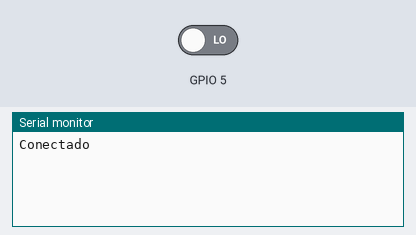
The sketch below on a simulated ESP32. Shown: the last lines printed to the serial monitor. The inputs (shaded band) are chosen by the test bench; at power-on: GPIO 5 LOW.

Above: at 5.0 s.
5.1 s: GPIO 5 driven HIGH
At 6.3 s:
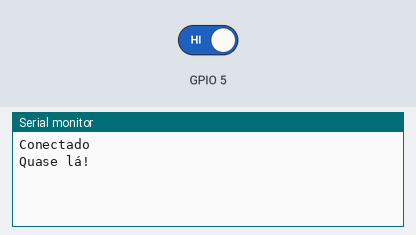
6.7 s: GPIO 5 driven LOW
At 7.31 s:
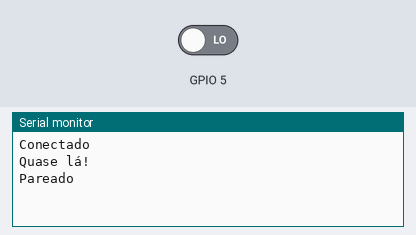

Measured:
- after the input at 5.1 s, the serial monitor: prints a new line after 0.10 s (image 1)
- after the input at 6.7 s, the serial monitor: prints a new line after 0.35 s (image 2)

The sketch:

RecebeDados.ino
```cpp
#include <Arduino.h>
#include "esp_timer.h"
#define BIT_TIME 10000

//Variáveis globais
volatile int caracbit = 0;
volatile int bites[8]={0,0,0,0,0,0,0,0};
volatile char caracter[1];
volatile int parear = 3;
volatile bool parear0 = false;
volatile bool parear1 = false;
volatile bool parear2 = false;

hw_timer_t *timer = NULL;

/*-----------------------Struct--------------------------*/

typedef struct node
{
  char dado[4096];
  short paro;
  struct node* next;

}Chunklist;

Chunklist* create() { return NULL; }
Chunklist* lista = create();

Chunklist* newnode ()
{
  Chunklist* no= (Chunklist*)malloc(sizeof(Chunklist));
  no->paro=0;
  no->next=NULL;

  return no;
}

Chunklist* addinfo (Chunklist* lista, volatile char* palavra)
{
  int i;
  if (lista == NULL)
  {
    lista = newnode();
    for (i=0; palavra[i]!='\0';i++)
      lista->dado[i]=palavra[i];
    lista->dado[i]=' ';
    lista->paro=i+1;
  }
  else
  {
    Chunklist* t = lista;
    while ((t->paro) == 4096)
    {
        if ( (t->next) != NULL)
          t=t->next;
        else
          break;
    }
    for (i=0; palavra[i]!='\0';i++)
    {
      if ((t->paro) < 4096)
      {
        t->dado[t->paro]=palavra[i];
        t->paro++;
      }
      else
      {
        t->next=newnode();
        t=t->next;
        t->dado[t->paro]=palavra[i];
        t->paro++;
      }
    }

    if ((t->paro) < 4096)
    {
      t->dado[t->paro]=' ';
      t->paro++;
    }
    else
    {
      t->next=newnode();
      t=t->next;
      t->dado[t->paro]=' ';
      t->paro++;
    }
  }

  return lista;
}

void destroylist (Chunklist* lista)
{
  Chunklist* t = lista;
  while (lista != NULL)
  {
    t=t->next;
    free(lista);
    lista=t;
  }
}

/*-------------------------------------------------------------*/

volatile char* convertchar(volatile int bits[8]) {
    char resultado = 0;

    for (int i = 7; i >= 0; i--) {
      resultado = resultado<<1;
      if (bits[i] == 1)
        resultado = resultado | bits[i];
    }

    caracter[0]= resultado;
    Serial.println (resultado);
    return caracter;
}

// O processador vem para cá toda vez que o timer "tocar"
void IRAM_ATTR onTimer() {

  if (!parear2)
  {
    timerAlarmWrite(timer, BIT_TIME, true);
    bool bite = GPIO.in & (1<<7);
    if (bite)
      bites[caracbit]=1;
    else
      bites[caracbit]=0;

    if (bite != parear%2)
      timerAlarmWrite(timer, BIT_TIME*1.25, true);

    parear++;
    caracbit++;
    if (caracbit > 7)
    {
      caracbit = 0;
      parear2=true;
      timerAlarmWrite(timer, BIT_TIME, true);
    }
  }
  else
  {
    bool bite = GPIO.in & (1<<7);

    if (bite)
      bites[caracbit]=1;
    else
      bites[caracbit]=0;

    caracbit++;
    if (caracbit > 7)
    {
      caracbit = 0;
      lista=addinfo(lista,convertchar(bites));
    }
  }
}

/*-------------------------------------------------------*/

void IRAM_ATTR detectouLaser() {parear0=true;}
void IRAM_ATTR detectouLaser2() {parear1=true;}

/*-------------------------------------------------------*/

void setup() {
  Serial.begin(115200);
  delay(2000);
  while(!Serial) {;}
  Serial.println ("Conectado");
  pinMode(D4, INPUT);
  delay(2000);

  caracbit=0;
  attachInterrupt(digitalPinToInterrupt(D4), detectouLaser, RISING);

  while(!parear0) {;}

  Serial.println ("Quase lá!");
  delay(250);

  attachInterrupt(digitalPinToInterrupt(D4), detectouLaser2, FALLING);

  while(!parear1){;}

  Serial.println ("Pareado");
  xTaskCreatePinnedToCore(configureTimer, "ConfigTimer", 2000, NULL, 1, NULL, 1); //task associada ao core 1
}

void configureTimer(void * pvParameters) {
    timer = timerBegin(0, 80, true);
    timerAttachInterrupt(timer, &onTimer, true);
    timerAlarmWrite(timer, (BIT_TIME*2.5), true);
    timerAlarmEnable(timer);

    vTaskDelete(NULL);
}

void loop() {
  //empty
}
```
